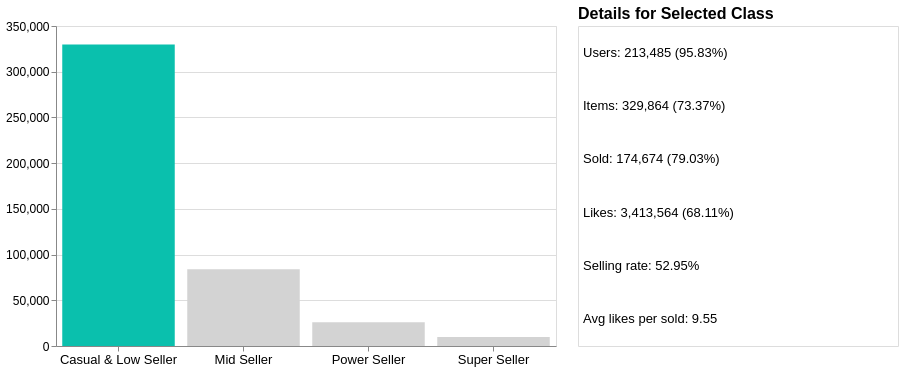

The specification (Vega-Lite) saved for this image:
### Vega-Lite specification from a JSON file in a GitHub repository (floating-point values rounded to 4 significant figures)
{"config": {"view": {"continuousWidth": 300, "continuousHeight": 300}}, "hconcat": [{"mark": {"type": "bar"}, "encoding": {"color": {"condition": {"param": "Seleziona", "value": "#0AC0AD"}, "value": "#d3d3d3"}, "tooltip": [{"field": "total_items", "title": "Total items", "type": "quantitative"}, {"field": "n_users", "title": "N. seller", "type": "quantitative"}, {"field": "%_items", "format": ".2f", "title": "% of items", "type": "quantitative"}], "x": {"axis": {"labelAngle": 0, "labelFontSize": 13}, "field": "seller_class", "sort": ["Casual & Low Seller", "Mid Seller", "Power Seller", "Super Seller"], "title": null, "type": "nominal"}, "y": {"axis": {"labelFontSize": 12}, "field": "total_items", "title": null, "type": "quantitative"}}, "height": 320, "name": "view_8", "width": 500}, {"mark": {"type": "text", "align": "left", "baseline": "middle", "dx": 5, "fontSize": 13}, "encoding": {"text": {"field": "label", "type": "nominal"}, "x": {"value": 0}, "y": {"axis": null, "field": "metric", "sort": ["users", "items", "sold", "likes", "rate", "like_sold"], "type": "nominal"}}, "height": 320, "title": {"text": "Details for Selected Class", "anchor": "start", "font": "Helvetica", "fontSize": 16}, "transform": [{"filter": {"param": "Seleziona"}}, {"calculate": "format(datum.n_users, \",\") + \" (\" + format(datum[\"%_users\"], \".2f\") + \"%)\"", "as": "users"}, {"calculate": "format(datum.total_items, \",\") + \" (\" + format(datum[\"%_items\"], \".2f\") + \"%)\"", "as": "items"}, {"calculate": "format(datum.total_items_sold, \",\") + \" (\" + format(datum[\"%_sold\"], \".2f\") + \"%)\"", "as": "sold"}, {"calculate": "format(datum.total_likes, \",\") + \" (\" + format(datum[\"%_liked\"], \".2f\") + \"%)\"", "as": "likes"}, {"calculate": "format(datum.selling_rate, \".2f\") + \"%\" ", "as": "rate"}, {"calculate": "format(datum.avg_like_per_sold, \".2f\")", "as": "like_sold"}, {"fold": ["users", "items", "sold", "likes", "rate", "like_sold"], "as": ["metric", "value"]}, {"calculate": "datum.metric == 'users' ? 'Users: ' + datum.value :\n             datum.metric == 'items' ? 'Items: ' + datum.value :\n             datum.metric == 'sold' ? 'Sold: ' + datum.value :\n             datum.metric == 'likes' ? 'Likes: ' + datum.value :\n             datum.metric == 'rate' ? 'Selling rate: ' + datum.value :\n             datum.metric == 'like_sold' ? 'Avg likes per sold: ' + datum.value : ''", "as": "label"}], "width": 320}], "data": {"name": "data-4aa3d39367fa49716aaa0691b55a4df4"}, "params": [{"name": "Seleziona", "select": {"type": "point", "fields": ["seller_class"]}, "value": [{"seller_class": "Casual & Low Seller"}], "views": ["view_8"]}], "$schema": "https://vega.github.io/schema/vega-lite/v5.20.1.json", "datasets": {"data-4aa3d39367fa49716aaa0691b55a4df4": [{"seller_class": "Casual & Low Seller", "n_users": 213485, "total_items": 329864, "total_items_sold": 174674, "total_likes": 3413564, "avg_like_per_sold": 9.547, "%_users": 95.83, "%_items": 73.37, "%_sold": 79.03, "%_liked": 68.11, "selling_rate": 52.95}, {"seller_class": "Mid Seller", "n_users": 8819, "total_items": 83868, "total_items_sold": 37075, "total_likes": 934787, "avg_like_per_sold": 29.33, "%_users": 3.959, "%_items": 18.65, "%_sold": 16.77, "%_liked": 18.65, "selling_rate": 44.21}, {"seller_class": "Power Seller", "n_users": 469, "total_items": 25973, "total_items_sold": 8770, "total_likes": 389833, "avg_like_per_sold": 126.8, "%_users": 0.2105, "%_items": 5.777, "%_sold": 3.968, "%_liked": 7.778, "selling_rate": 33.77}, {"seller_class": "Super Seller", "n_users": 9, "total_items": 9876, "total_items_sold": 503, "total_likes": 273694, "avg_like_per_sold": 1937.0, "%_users": 0.00404, "%_items": 2.197, "%_sold": 0.2276, "%_liked": 5.461, "selling_rate": 5.093}]}}
